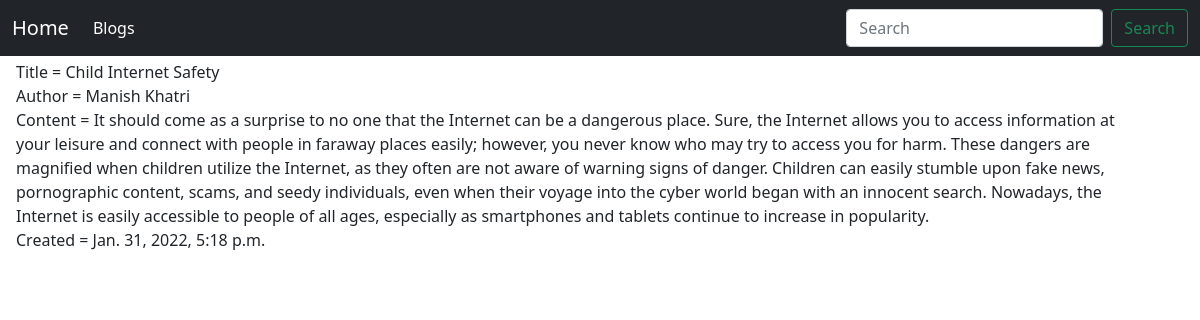
/post/1, run on the app's committed database.
### home/models.py (models this page shows, shortened)
class Post(models.Model):
    title = models.CharField(max_length=200)
    author = models.ForeignKey(User, on_delete= models.CASCADE,related_name='blog_posts')
    content = models.TextField()
    created_on = models.DateTimeField(auto_now_add=True)

### home/views.py (the view)
# urls.py: path('post/<int:pk>',views.PostDetailView.as_view(),name="post_detail"),
class PostDetailView(DetailView):
    model = Post
    template_name = "post_detail.html"

### templates/post_detail.html (shortened to what this page needs)
{% extends 'base.html' %}
{% block body %}
<div class="container mx-1 my-1">
Title = {{object.title}}<br>
Author = {{object.author.first_name}} {{object.author.last_name}}<br>
Content = {{object.content}}<br>
Created = {{object.created_on}}<br>
</div>
{% endblock body %}

### data on the page
Post: title "Child Internet Safety", author.first_name "Manish", author.last_name "Khatri", content "It should come as a surprise to no one that the Internet can be a dangerous place. Sure, the Internet allows you to access information at your leisure and connect with people in faraway places easily; however, you never know who may try to access you for harm. These dangers are magnified when children utilize the Internet, as they often are not aware of warning signs of danger. Children can easily stumble upon fake news, pornographic content, scams, and seedy individuals, even when their voyage into the cyber world began with an innocent search. Nowadays, the Internet is easily accessible to people of all ages, especially as smartphones and tablets continue to increase in popularity.", created_on "Jan. 31, 2022, 5:18 p.m."
